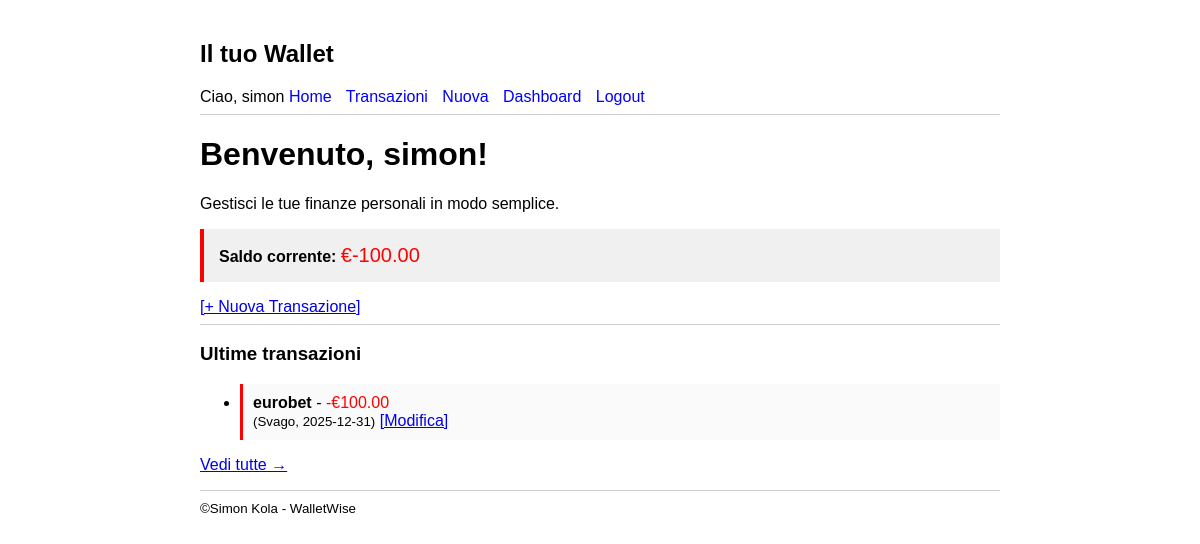
Page / (signed in) on the earlier database version.
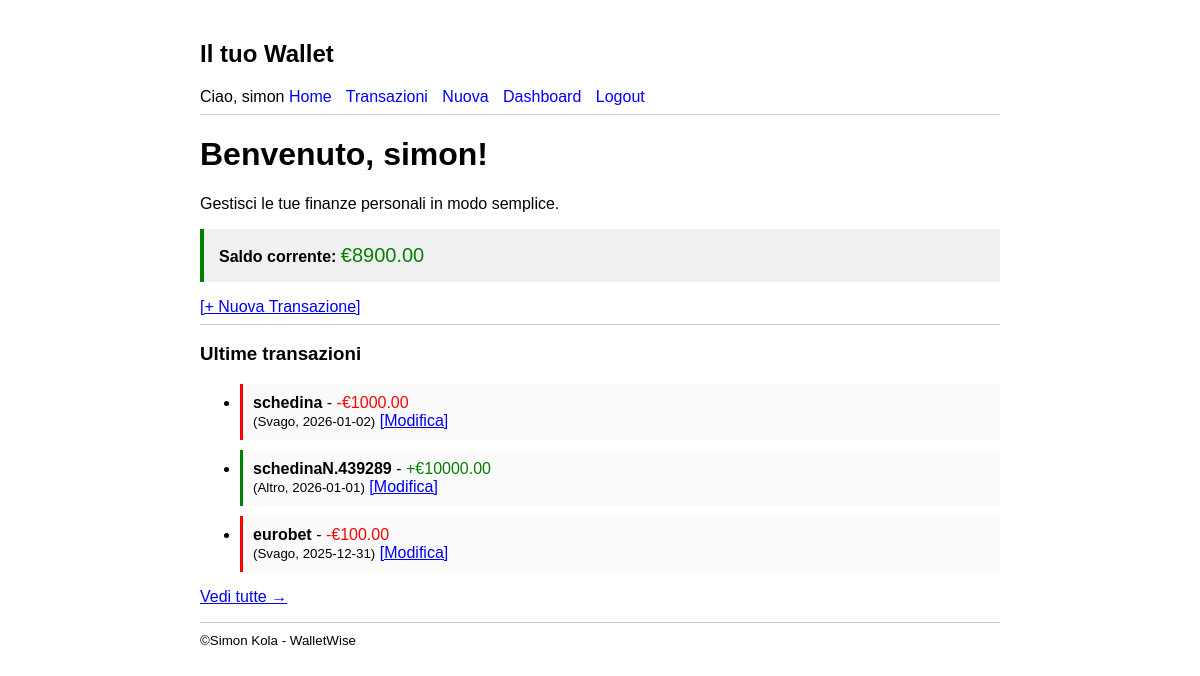
Same page on the later database version.
### tables this page shows
CREATE TABLE transactions (
  id INTEGER PRIMARY KEY AUTOINCREMENT,
  author_id INTEGER NOT NULL,
  category_id INTEGER NOT NULL,
  created TIMESTAMP NOT NULL DEFAULT CURRENT_TIMESTAMP,
  type TEXT NOT NULL CHECK(type IN ('entrata', 'uscita')),
  amount REAL NOT NULL,
  description TEXT NOT NULL,
  date DATE NOT NULL,
  FOREIGN KEY (author_id) REFERENCES user (id),
  FOREIGN KEY (category_id) REFERENCES categories (id)
);

CREATE TABLE categories (
  id INTEGER PRIMARY KEY AUTOINCREMENT,
  name TEXT NOT NULL
);

### app/main.py (the view)
@bp.route('/')
def index():
    if g.user is None:
        return redirect(url_for('auth.login'))
    transactions = transaction_repository.find_by_user(g.user['id'], limit=5)
    stats = transaction_repository.get_statistics(g.user['id'])
    balance = stats['bilancio']
    return render_template('index.html', transactions=transactions, balance=balance)

### app/auth.py (called while the page is built)
@bp.before_app_request
def load_logged_in_user():
    user_id = session.get('user_id')
    if user_id is None:
        g.user = None
    else:
        g.user = user_repo.get_user_by_id(user_id)

### app/db.py (called while the page is built)
def get_db():
    if 'db' not in g:
        g.db = sqlite3.connect(
            current_app.config['DATABASE']
        )
        g.db.row_factory = sqlite3.Row
    return g.db

### app/repositories/transazioni_repo.py (called while the page is built)
def find_by_user(user_id, limit=None):
    db = get_db()
    query = """
        SELECT t.*, c.name as category_name
        FROM transactions t
        JOIN categories c ON t.category_id = c.id
        WHERE t.author_id = ?
        ORDER BY t.date DESC, t.created DESC
    """
    if limit:
        query += f' LIMIT {limit}'
    return db.execute(query, (user_id,)).fetchall()

### app/repositories/user_repo.py (called while the page is built)
def get_user_by_id(user_id):
    db = get_db()
    user = db.execute(
        "SELECT * FROM user WHERE id = ?", (user_id,)
    ).fetchone()
    return user

### app/templates/index.html (shortened to what this page needs)
{% extends 'base.html' %}
{% block content %}
    <h1>Benvenuto, {{ g.user['username'] }}!</h1>
    <p>Gestisci le tue finanze personali in modo semplice.</p>
    <p style="background: #f0f0f0; padding: 15px; border-left: 4px solid {% if balance >= 0 %}green{% else %}red{% endif %};">
        <strong>Saldo corrente:</strong>
        <span style="font-size: 20px; color: {% if balance >= 0 %}green{% else %}red{% endif %};">
            €{{ "%.2f"|format(balance) }}
        </span>
    </p>
    {% if g.user %}
        <a href="{{ url_for('main.create') }}">[+ Nuova Transazione]</a>
        <hr>
    {% endif %}
    <h3>Ultime transazioni</h3>
    {% if transactions %}
        <ul>
        {% for t in transactions %}
            <li style="margin: 10px 0; padding: 10px; background: #fafafa; border-left: 3px solid {% if t.type == 'entrata' %}green{% else %}red{% endif %};">
                <strong>{{ t.description }}</strong> -
                <span style="color: {% if t.type == 'entrata' %}green{% else %}red{% endif %};">
                    {% if t.type == 'entrata' %}+{% else %}-{% endif %}€{{ "%.2f"|format(t.amount) }}
                </span>
                <br>
                <small>({{ t.category_name }}, {{ t.date }})</small>
                {% if g.user and g.user['id'] == t.author_id %}
                    <a href="{{ url_for('main.update', id=t.id) }}">[Modifica]</a>
                {% endif %}
            </li>
        {% endfor %}
        </ul>
        <p><a href="{{ url_for('main.transazioni') }}">Vedi tutte →</a></p>
    {% else %}
        <p>Nessuna transazione ancora. <a href="{{ url_for('main.create') }}">Creane una!</a></p>
    {% endif %}
{% endblock %}

Differences in the rows shown:
added transactions: description "schedina", amount "1000.00", category_name "Svago", date "2026-01-02"
added transactions: description "schedinaN.439289", amount "10000.00", category_name "Altro", date "2026-01-01", type "entrata" (drawn)
Other differences:
{{ "%.2f"|format(balance) }}: "-100.00" → "8900.00"
